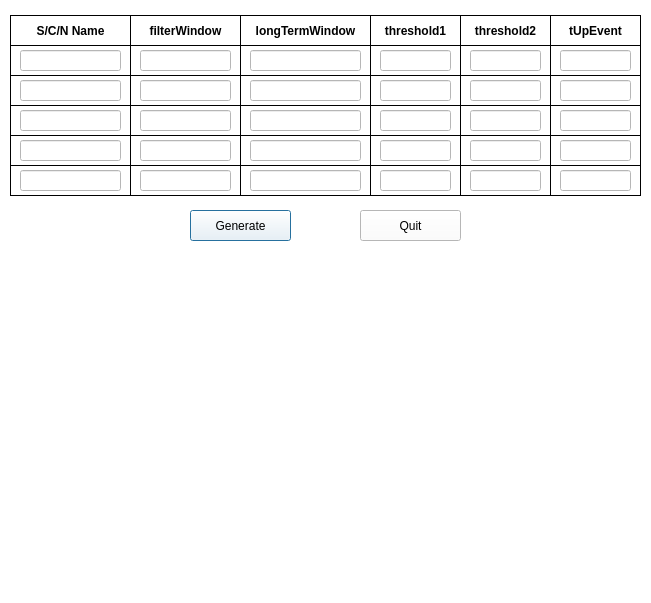
<?xml version="1.0" encoding="UTF-8"?>
<ui version="4.0">
 <class>FilterPicker</class>
 <widget class="QDialog" name="FilterPicker">
  <property name="geometry">
   <rect>
    <x>0</x>
    <y>0</y>
    <width>651</width>
    <height>603</height>
   </rect>
  </property>
  <property name="palette">
   <palette>
    <active>
     <colorrole role="WindowText">
      <brush brushstyle="SolidPattern">
       <color alpha="255">
        <red>0</red>
        <green>0</green>
        <blue>0</blue>
       </color>
      </brush>
     </colorrole>
     <colorrole role="Button">
      <brush brushstyle="SolidPattern">
       <color alpha="255">
        <red>255</red>
        <green>255</green>
        <blue>255</blue>
       </color>
      </brush>
     </colorrole>
     <colorrole role="Light">
      <brush brushstyle="SolidPattern">
       <color alpha="255">
        <red>255</red>
        <green>255</green>
        <blue>255</blue>
       </color>
      </brush>
     </colorrole>
     <colorrole role="Midlight">
      <brush brushstyle="SolidPattern">
       <color alpha="255">
        <red>255</red>
        <green>255</green>
        <blue>255</blue>
       </color>
      </brush>
     </colorrole>
     <colorrole role="Dark">
      <brush brushstyle="SolidPattern">
       <color alpha="255">
        <red>127</red>
        <green>127</green>
        <blue>127</blue>
       </color>
      </brush>
     </colorrole>
     <colorrole role="Mid">
      <brush brushstyle="SolidPattern">
       <color alpha="255">
        <red>170</red>
        <green>170</green>
        <blue>170</blue>
       </color>
      </brush>
     </colorrole>
     <colorrole role="Text">
      <brush brushstyle="SolidPattern">
       <color alpha="255">
        <red>0</red>
        <green>0</green>
        <blue>0</blue>
       </color>
      </brush>
     </colorrole>
     <colorrole role="BrightText">
      <brush brushstyle="SolidPattern">
       <color alpha="255">
        <red>255</red>
        <green>255</green>
        <blue>255</blue>
       </color>
      </brush>
     </colorrole>
     <colorrole role="ButtonText">
      <brush brushstyle="SolidPattern">
       <color alpha="255">
        <red>0</red>
        <green>0</green>
        <blue>0</blue>
       </color>
      </brush>
     </colorrole>
     <colorrole role="Base">
      <brush brushstyle="SolidPattern">
       <color alpha="255">
        <red>255</red>
        <green>255</green>
        <blue>255</blue>
       </color>
      </brush>
     </colorrole>
     <colorrole role="Window">
      <brush brushstyle="SolidPattern">
       <color alpha="255">
        <red>255</red>
        <green>255</green>
        <blue>255</blue>
       </color>
      </brush>
     </colorrole>
     <colorrole role="Shadow">
      <brush brushstyle="SolidPattern">
       <color alpha="255">
        <red>0</red>
        <green>0</green>
        <blue>0</blue>
       </color>
      </brush>
     </colorrole>
     <colorrole role="AlternateBase">
      <brush brushstyle="SolidPattern">
       <color alpha="255">
        <red>255</red>
        <green>255</green>
        <blue>255</blue>
       </color>
      </brush>
     </colorrole>
     <colorrole role="ToolTipBase">
      <brush brushstyle="SolidPattern">
       <color alpha="255">
        <red>255</red>
        <green>255</green>
        <blue>220</blue>
       </color>
      </brush>
     </colorrole>
     <colorrole role="ToolTipText">
      <brush brushstyle="SolidPattern">
       <color alpha="255">
        <red>0</red>
        <green>0</green>
        <blue>0</blue>
       </color>
      </brush>
     </colorrole>
    </active>
    <inactive>
     <colorrole role="WindowText">
      <brush brushstyle="SolidPattern">
       <color alpha="255">
        <red>0</red>
        <green>0</green>
        <blue>0</blue>
       </color>
      </brush>
     </colorrole>
     <colorrole role="Button">
      <brush brushstyle="SolidPattern">
       <color alpha="255">
        <red>255</red>
        <green>255</green>
        <blue>255</blue>
       </color>
      </brush>
     </colorrole>
     <colorrole role="Light">
      <brush brushstyle="SolidPattern">
       <color alpha="255">
        <red>255</red>
        <green>255</green>
        <blue>255</blue>
       </color>
      </brush>
     </colorrole>
     <colorrole role="Midlight">
      <brush brushstyle="SolidPattern">
       <color alpha="255">
        <red>255</red>
        <green>255</green>
        <blue>255</blue>
       </color>
      </brush>
     </colorrole>
     <colorrole role="Dark">
      <brush brushstyle="SolidPattern">
       <color alpha="255">
        <red>127</red>
        <green>127</green>
        <blue>127</blue>
       </color>
      </brush>
     </colorrole>
     <colorrole role="Mid">
      <brush brushstyle="SolidPattern">
       <color alpha="255">
        <red>170</red>
        <green>170</green>
        <blue>170</blue>
       </color>
      </brush>
     </colorrole>
     <colorrole role="Text">
      <brush brushstyle="SolidPattern">
       <color alpha="255">
        <red>0</red>
        <green>0</green>
        <blue>0</blue>
       </color>
      </brush>
     </colorrole>
     <colorrole role="BrightText">
      <brush brushstyle="SolidPattern">
       <color alpha="255">
        <red>255</red>
        <green>255</green>
        <blue>255</blue>
       </color>
      </brush>
     </colorrole>
     <colorrole role="ButtonText">
      <brush brushstyle="SolidPattern">
       <color alpha="255">
        <red>0</red>
        <green>0</green>
        <blue>0</blue>
       </color>
      </brush>
     </colorrole>
     <colorrole role="Base">
      <brush brushstyle="SolidPattern">
       <color alpha="255">
        <red>255</red>
        <green>255</green>
        <blue>255</blue>
       </color>
      </brush>
     </colorrole>
     <colorrole role="Window">
      <brush brushstyle="SolidPattern">
       <color alpha="255">
        <red>255</red>
        <green>255</green>
        <blue>255</blue>
       </color>
      </brush>
     </colorrole>
     <colorrole role="Shadow">
      <brush brushstyle="SolidPattern">
       <color alpha="255">
        <red>0</red>
        <green>0</green>
        <blue>0</blue>
       </color>
      </brush>
     </colorrole>
     <colorrole role="AlternateBase">
      <brush brushstyle="SolidPattern">
       <color alpha="255">
        <red>255</red>
        <green>255</green>
        <blue>255</blue>
       </color>
      </brush>
     </colorrole>
     <colorrole role="ToolTipBase">
      <brush brushstyle="SolidPattern">
       <color alpha="255">
        <red>255</red>
        <green>255</green>
        <blue>220</blue>
       </color>
      </brush>
     </colorrole>
     <colorrole role="ToolTipText">
      <brush brushstyle="SolidPattern">
       <color alpha="255">
        <red>0</red>
        <green>0</green>
        <blue>0</blue>
       </color>
      </brush>
     </colorrole>
    </inactive>
    <disabled>
     <colorrole role="WindowText">
      <brush brushstyle="SolidPattern">
       <color alpha="255">
        <red>0</red>
        <green>0</green>
        <blue>0</blue>
       </color>
      </brush>
     </colorrole>
     <colorrole role="Button">
      <brush brushstyle="SolidPattern">
       <color alpha="255">
        <red>255</red>
        <green>255</green>
        <blue>255</blue>
       </color>
      </brush>
     </colorrole>
     <colorrole role="Light">
      <brush brushstyle="SolidPattern">
       <color alpha="255">
        <red>255</red>
        <green>255</green>
        <blue>255</blue>
       </color>
      </brush>
     </colorrole>
     <colorrole role="Midlight">
      <brush brushstyle="SolidPattern">
       <color alpha="255">
        <red>255</red>
        <green>255</green>
        <blue>255</blue>
       </color>
      </brush>
     </colorrole>
     <colorrole role="Dark">
      <brush brushstyle="SolidPattern">
       <color alpha="255">
        <red>127</red>
        <green>127</green>
        <blue>127</blue>
       </color>
      </brush>
     </colorrole>
     <colorrole role="Mid">
      <brush brushstyle="SolidPattern">
       <color alpha="255">
        <red>170</red>
        <green>170</green>
        <blue>170</blue>
       </color>
      </brush>
     </colorrole>
     <colorrole role="Text">
      <brush brushstyle="SolidPattern">
       <color alpha="255">
        <red>0</red>
        <green>0</green>
        <blue>0</blue>
       </color>
      </brush>
     </colorrole>
     <colorrole role="BrightText">
      <brush brushstyle="SolidPattern">
       <color alpha="255">
        <red>255</red>
        <green>255</green>
        <blue>255</blue>
       </color>
      </brush>
     </colorrole>
     <colorrole role="ButtonText">
      <brush brushstyle="SolidPattern">
       <color alpha="255">
        <red>0</red>
        <green>0</green>
        <blue>0</blue>
       </color>
      </brush>
     </colorrole>
     <colorrole role="Base">
      <brush brushstyle="SolidPattern">
       <color alpha="255">
        <red>255</red>
        <green>255</green>
        <blue>255</blue>
       </color>
      </brush>
     </colorrole>
     <colorrole role="Window">
      <brush brushstyle="SolidPattern">
       <color alpha="255">
        <red>255</red>
        <green>255</green>
        <blue>255</blue>
       </color>
      </brush>
     </colorrole>
     <colorrole role="Shadow">
      <brush brushstyle="SolidPattern">
       <color alpha="255">
        <red>0</red>
        <green>0</green>
        <blue>0</blue>
       </color>
      </brush>
     </colorrole>
     <colorrole role="AlternateBase">
      <brush brushstyle="SolidPattern">
       <color alpha="255">
        <red>255</red>
        <green>255</green>
        <blue>255</blue>
       </color>
      </brush>
     </colorrole>
     <colorrole role="ToolTipBase">
      <brush brushstyle="SolidPattern">
       <color alpha="255">
        <red>255</red>
        <green>255</green>
        <blue>220</blue>
       </color>
      </brush>
     </colorrole>
     <colorrole role="ToolTipText">
      <brush brushstyle="SolidPattern">
       <color alpha="255">
        <red>0</red>
        <green>0</green>
        <blue>0</blue>
       </color>
      </brush>
     </colorrole>
    </disabled>
   </palette>
  </property>
  <property name="windowTitle">
   <string>Config FilterPicker</string>
  </property>
  <widget class="QLabel" name="LB11">
   <property name="enabled">
    <bool>false</bool>
   </property>
   <property name="geometry">
    <rect>
     <x>10</x>
     <y>45</y>
     <width>121</width>
     <height>31</height>
    </rect>
   </property>
   <property name="frameShape">
    <enum>QFrame::Box</enum>
   </property>
   <property name="frameShadow">
    <enum>QFrame::Plain</enum>
   </property>
   <property name="text">
    <string/>
   </property>
   <property name="alignment">
    <set>Qt::AlignCenter</set>
   </property>
  </widget>
  <widget class="QLabel" name="snLB">
   <property name="enabled">
    <bool>true</bool>
   </property>
   <property name="geometry">
    <rect>
     <x>10</x>
     <y>15</y>
     <width>121</width>
     <height>31</height>
    </rect>
   </property>
   <property name="font">
    <font>
     <weight>75</weight>
     <bold>true</bold>
    </font>
   </property>
   <property name="frameShape">
    <enum>QFrame::Box</enum>
   </property>
   <property name="frameShadow">
    <enum>QFrame::Plain</enum>
   </property>
   <property name="text">
    <string>S/C/N Name</string>
   </property>
   <property name="alignment">
    <set>Qt::AlignCenter</set>
   </property>
  </widget>
  <widget class="QLabel" name="LatLB">
   <property name="enabled">
    <bool>true</bool>
   </property>
   <property name="geometry">
    <rect>
     <x>240</x>
     <y>15</y>
     <width>131</width>
     <height>31</height>
    </rect>
   </property>
   <property name="font">
    <font>
     <weight>75</weight>
     <bold>true</bold>
    </font>
   </property>
   <property name="styleSheet">
    <string notr="true"/>
   </property>
   <property name="frameShape">
    <enum>QFrame::Box</enum>
   </property>
   <property name="frameShadow">
    <enum>QFrame::Plain</enum>
   </property>
   <property name="text">
    <string>longTermWindow</string>
   </property>
   <property name="alignment">
    <set>Qt::AlignCenter</set>
   </property>
  </widget>
  <widget class="QPushButton" name="genButton">
   <property name="geometry">
    <rect>
     <x>190</x>
     <y>210</y>
     <width>101</width>
     <height>31</height>
    </rect>
   </property>
   <property name="text">
    <string>Generate</string>
   </property>
  </widget>
  <widget class="QPushButton" name="quitButton">
   <property name="geometry">
    <rect>
     <x>360</x>
     <y>210</y>
     <width>101</width>
     <height>31</height>
    </rect>
   </property>
   <property name="text">
    <string>Quit</string>
   </property>
  </widget>
  <widget class="QLabel" name="th1LB">
   <property name="enabled">
    <bool>true</bool>
   </property>
   <property name="geometry">
    <rect>
     <x>370</x>
     <y>15</y>
     <width>91</width>
     <height>31</height>
    </rect>
   </property>
   <property name="font">
    <font>
     <weight>75</weight>
     <bold>true</bold>
    </font>
   </property>
   <property name="styleSheet">
    <string notr="true"/>
   </property>
   <property name="frameShape">
    <enum>QFrame::Box</enum>
   </property>
   <property name="frameShadow">
    <enum>QFrame::Plain</enum>
   </property>
   <property name="text">
    <string>threshold1</string>
   </property>
   <property name="alignment">
    <set>Qt::AlignCenter</set>
   </property>
  </widget>
  <widget class="QLineEdit" name="sta1LE">
   <property name="enabled">
    <bool>false</bool>
   </property>
   <property name="geometry">
    <rect>
     <x>20</x>
     <y>50</y>
     <width>101</width>
     <height>21</height>
    </rect>
   </property>
   <property name="text">
    <string/>
   </property>
   <property name="alignment">
    <set>Qt::AlignCenter</set>
   </property>
   <property name="readOnly">
    <bool>true</bool>
   </property>
  </widget>
  <widget class="QLabel" name="th2LB">
   <property name="enabled">
    <bool>true</bool>
   </property>
   <property name="geometry">
    <rect>
     <x>460</x>
     <y>15</y>
     <width>91</width>
     <height>31</height>
    </rect>
   </property>
   <property name="font">
    <font>
     <weight>75</weight>
     <bold>true</bold>
    </font>
   </property>
   <property name="styleSheet">
    <string notr="true"/>
   </property>
   <property name="frameShape">
    <enum>QFrame::Box</enum>
   </property>
   <property name="frameShadow">
    <enum>QFrame::Plain</enum>
   </property>
   <property name="text">
    <string>threshold2</string>
   </property>
   <property name="alignment">
    <set>Qt::AlignCenter</set>
   </property>
  </widget>
  <widget class="QLabel" name="LB13">
   <property name="enabled">
    <bool>false</bool>
   </property>
   <property name="geometry">
    <rect>
     <x>240</x>
     <y>45</y>
     <width>131</width>
     <height>31</height>
    </rect>
   </property>
   <property name="frameShape">
    <enum>QFrame::Box</enum>
   </property>
   <property name="frameShadow">
    <enum>QFrame::Plain</enum>
   </property>
   <property name="text">
    <string/>
   </property>
   <property name="alignment">
    <set>Qt::AlignCenter</set>
   </property>
  </widget>
  <widget class="QLineEdit" name="lw1LE">
   <property name="enabled">
    <bool>true</bool>
   </property>
   <property name="geometry">
    <rect>
     <x>250</x>
     <y>50</y>
     <width>111</width>
     <height>21</height>
    </rect>
   </property>
   <property name="text">
    <string/>
   </property>
   <property name="alignment">
    <set>Qt::AlignCenter</set>
   </property>
  </widget>
  <widget class="QLabel" name="LB14">
   <property name="enabled">
    <bool>false</bool>
   </property>
   <property name="geometry">
    <rect>
     <x>370</x>
     <y>45</y>
     <width>91</width>
     <height>31</height>
    </rect>
   </property>
   <property name="frameShape">
    <enum>QFrame::Box</enum>
   </property>
   <property name="frameShadow">
    <enum>QFrame::Plain</enum>
   </property>
   <property name="text">
    <string/>
   </property>
   <property name="alignment">
    <set>Qt::AlignCenter</set>
   </property>
  </widget>
  <widget class="QLineEdit" name="th11LE">
   <property name="enabled">
    <bool>true</bool>
   </property>
   <property name="geometry">
    <rect>
     <x>380</x>
     <y>50</y>
     <width>71</width>
     <height>21</height>
    </rect>
   </property>
   <property name="text">
    <string/>
   </property>
   <property name="alignment">
    <set>Qt::AlignCenter</set>
   </property>
  </widget>
  <widget class="QLabel" name="LB15">
   <property name="enabled">
    <bool>false</bool>
   </property>
   <property name="geometry">
    <rect>
     <x>460</x>
     <y>45</y>
     <width>91</width>
     <height>31</height>
    </rect>
   </property>
   <property name="frameShape">
    <enum>QFrame::Box</enum>
   </property>
   <property name="frameShadow">
    <enum>QFrame::Plain</enum>
   </property>
   <property name="text">
    <string/>
   </property>
   <property name="alignment">
    <set>Qt::AlignCenter</set>
   </property>
  </widget>
  <widget class="QLineEdit" name="th21LE">
   <property name="enabled">
    <bool>true</bool>
   </property>
   <property name="geometry">
    <rect>
     <x>470</x>
     <y>50</y>
     <width>71</width>
     <height>21</height>
    </rect>
   </property>
   <property name="text">
    <string/>
   </property>
   <property name="alignment">
    <set>Qt::AlignCenter</set>
   </property>
  </widget>
  <widget class="QLabel" name="fwLB">
   <property name="enabled">
    <bool>true</bool>
   </property>
   <property name="geometry">
    <rect>
     <x>130</x>
     <y>15</y>
     <width>111</width>
     <height>31</height>
    </rect>
   </property>
   <property name="font">
    <font>
     <weight>75</weight>
     <bold>true</bold>
    </font>
   </property>
   <property name="styleSheet">
    <string notr="true"/>
   </property>
   <property name="frameShape">
    <enum>QFrame::Box</enum>
   </property>
   <property name="frameShadow">
    <enum>QFrame::Plain</enum>
   </property>
   <property name="text">
    <string>filterWindow</string>
   </property>
   <property name="alignment">
    <set>Qt::AlignCenter</set>
   </property>
  </widget>
  <widget class="QLineEdit" name="fw1LE">
   <property name="enabled">
    <bool>true</bool>
   </property>
   <property name="geometry">
    <rect>
     <x>140</x>
     <y>50</y>
     <width>91</width>
     <height>21</height>
    </rect>
   </property>
   <property name="text">
    <string/>
   </property>
   <property name="alignment">
    <set>Qt::AlignCenter</set>
   </property>
  </widget>
  <widget class="QLabel" name="LB12">
   <property name="enabled">
    <bool>false</bool>
   </property>
   <property name="geometry">
    <rect>
     <x>130</x>
     <y>45</y>
     <width>111</width>
     <height>31</height>
    </rect>
   </property>
   <property name="frameShape">
    <enum>QFrame::Box</enum>
   </property>
   <property name="frameShadow">
    <enum>QFrame::Plain</enum>
   </property>
   <property name="text">
    <string/>
   </property>
   <property name="alignment">
    <set>Qt::AlignCenter</set>
   </property>
  </widget>
  <widget class="QLabel" name="LB25">
   <property name="enabled">
    <bool>false</bool>
   </property>
   <property name="geometry">
    <rect>
     <x>460</x>
     <y>75</y>
     <width>91</width>
     <height>31</height>
    </rect>
   </property>
   <property name="frameShape">
    <enum>QFrame::Box</enum>
   </property>
   <property name="frameShadow">
    <enum>QFrame::Plain</enum>
   </property>
   <property name="text">
    <string/>
   </property>
   <property name="alignment">
    <set>Qt::AlignCenter</set>
   </property>
  </widget>
  <widget class="QLabel" name="LB24">
   <property name="enabled">
    <bool>false</bool>
   </property>
   <property name="geometry">
    <rect>
     <x>370</x>
     <y>75</y>
     <width>91</width>
     <height>31</height>
    </rect>
   </property>
   <property name="frameShape">
    <enum>QFrame::Box</enum>
   </property>
   <property name="frameShadow">
    <enum>QFrame::Plain</enum>
   </property>
   <property name="text">
    <string/>
   </property>
   <property name="alignment">
    <set>Qt::AlignCenter</set>
   </property>
  </widget>
  <widget class="QLineEdit" name="th12LE">
   <property name="enabled">
    <bool>true</bool>
   </property>
   <property name="geometry">
    <rect>
     <x>380</x>
     <y>80</y>
     <width>71</width>
     <height>21</height>
    </rect>
   </property>
   <property name="text">
    <string/>
   </property>
   <property name="alignment">
    <set>Qt::AlignCenter</set>
   </property>
  </widget>
  <widget class="QLineEdit" name="fw2LE">
   <property name="enabled">
    <bool>true</bool>
   </property>
   <property name="geometry">
    <rect>
     <x>140</x>
     <y>80</y>
     <width>91</width>
     <height>21</height>
    </rect>
   </property>
   <property name="text">
    <string/>
   </property>
   <property name="alignment">
    <set>Qt::AlignCenter</set>
   </property>
  </widget>
  <widget class="QLineEdit" name="th22LE">
   <property name="enabled">
    <bool>true</bool>
   </property>
   <property name="geometry">
    <rect>
     <x>470</x>
     <y>80</y>
     <width>71</width>
     <height>21</height>
    </rect>
   </property>
   <property name="text">
    <string/>
   </property>
   <property name="alignment">
    <set>Qt::AlignCenter</set>
   </property>
  </widget>
  <widget class="QLabel" name="LB23">
   <property name="enabled">
    <bool>false</bool>
   </property>
   <property name="geometry">
    <rect>
     <x>240</x>
     <y>75</y>
     <width>131</width>
     <height>31</height>
    </rect>
   </property>
   <property name="frameShape">
    <enum>QFrame::Box</enum>
   </property>
   <property name="frameShadow">
    <enum>QFrame::Plain</enum>
   </property>
   <property name="text">
    <string/>
   </property>
   <property name="alignment">
    <set>Qt::AlignCenter</set>
   </property>
  </widget>
  <widget class="QLabel" name="LB22">
   <property name="enabled">
    <bool>false</bool>
   </property>
   <property name="geometry">
    <rect>
     <x>130</x>
     <y>75</y>
     <width>111</width>
     <height>31</height>
    </rect>
   </property>
   <property name="frameShape">
    <enum>QFrame::Box</enum>
   </property>
   <property name="frameShadow">
    <enum>QFrame::Plain</enum>
   </property>
   <property name="text">
    <string/>
   </property>
   <property name="alignment">
    <set>Qt::AlignCenter</set>
   </property>
  </widget>
  <widget class="QLabel" name="LB21">
   <property name="enabled">
    <bool>false</bool>
   </property>
   <property name="geometry">
    <rect>
     <x>10</x>
     <y>75</y>
     <width>121</width>
     <height>31</height>
    </rect>
   </property>
   <property name="frameShape">
    <enum>QFrame::Box</enum>
   </property>
   <property name="frameShadow">
    <enum>QFrame::Plain</enum>
   </property>
   <property name="text">
    <string/>
   </property>
   <property name="alignment">
    <set>Qt::AlignCenter</set>
   </property>
  </widget>
  <widget class="QLineEdit" name="sta2LE">
   <property name="enabled">
    <bool>false</bool>
   </property>
   <property name="geometry">
    <rect>
     <x>20</x>
     <y>80</y>
     <width>101</width>
     <height>21</height>
    </rect>
   </property>
   <property name="text">
    <string/>
   </property>
   <property name="alignment">
    <set>Qt::AlignCenter</set>
   </property>
   <property name="readOnly">
    <bool>true</bool>
   </property>
  </widget>
  <widget class="QLineEdit" name="lw2LE">
   <property name="enabled">
    <bool>true</bool>
   </property>
   <property name="geometry">
    <rect>
     <x>250</x>
     <y>80</y>
     <width>111</width>
     <height>21</height>
    </rect>
   </property>
   <property name="text">
    <string/>
   </property>
   <property name="alignment">
    <set>Qt::AlignCenter</set>
   </property>
  </widget>
  <widget class="QLabel" name="LB35">
   <property name="enabled">
    <bool>false</bool>
   </property>
   <property name="geometry">
    <rect>
     <x>460</x>
     <y>105</y>
     <width>91</width>
     <height>31</height>
    </rect>
   </property>
   <property name="frameShape">
    <enum>QFrame::Box</enum>
   </property>
   <property name="frameShadow">
    <enum>QFrame::Plain</enum>
   </property>
   <property name="text">
    <string/>
   </property>
   <property name="alignment">
    <set>Qt::AlignCenter</set>
   </property>
  </widget>
  <widget class="QLabel" name="LB34">
   <property name="enabled">
    <bool>false</bool>
   </property>
   <property name="geometry">
    <rect>
     <x>370</x>
     <y>105</y>
     <width>91</width>
     <height>31</height>
    </rect>
   </property>
   <property name="frameShape">
    <enum>QFrame::Box</enum>
   </property>
   <property name="frameShadow">
    <enum>QFrame::Plain</enum>
   </property>
   <property name="text">
    <string/>
   </property>
   <property name="alignment">
    <set>Qt::AlignCenter</set>
   </property>
  </widget>
  <widget class="QLineEdit" name="th13LE">
   <property name="enabled">
    <bool>true</bool>
   </property>
   <property name="geometry">
    <rect>
     <x>380</x>
     <y>110</y>
     <width>71</width>
     <height>21</height>
    </rect>
   </property>
   <property name="text">
    <string/>
   </property>
   <property name="alignment">
    <set>Qt::AlignCenter</set>
   </property>
  </widget>
  <widget class="QLineEdit" name="fw3LE">
   <property name="enabled">
    <bool>true</bool>
   </property>
   <property name="geometry">
    <rect>
     <x>140</x>
     <y>110</y>
     <width>91</width>
     <height>21</height>
    </rect>
   </property>
   <property name="text">
    <string/>
   </property>
   <property name="alignment">
    <set>Qt::AlignCenter</set>
   </property>
  </widget>
  <widget class="QLineEdit" name="th23LE">
   <property name="enabled">
    <bool>true</bool>
   </property>
   <property name="geometry">
    <rect>
     <x>470</x>
     <y>110</y>
     <width>71</width>
     <height>21</height>
    </rect>
   </property>
   <property name="text">
    <string/>
   </property>
   <property name="alignment">
    <set>Qt::AlignCenter</set>
   </property>
  </widget>
  <widget class="QLabel" name="LB33">
   <property name="enabled">
    <bool>false</bool>
   </property>
   <property name="geometry">
    <rect>
     <x>240</x>
     <y>105</y>
     <width>131</width>
     <height>31</height>
    </rect>
   </property>
   <property name="frameShape">
    <enum>QFrame::Box</enum>
   </property>
   <property name="frameShadow">
    <enum>QFrame::Plain</enum>
   </property>
   <property name="text">
    <string/>
   </property>
   <property name="alignment">
    <set>Qt::AlignCenter</set>
   </property>
  </widget>
  <widget class="QLabel" name="LB32">
   <property name="enabled">
    <bool>false</bool>
   </property>
   <property name="geometry">
    <rect>
     <x>130</x>
     <y>105</y>
     <width>111</width>
     <height>31</height>
    </rect>
   </property>
   <property name="frameShape">
    <enum>QFrame::Box</enum>
   </property>
   <property name="frameShadow">
    <enum>QFrame::Plain</enum>
   </property>
   <property name="text">
    <string/>
   </property>
   <property name="alignment">
    <set>Qt::AlignCenter</set>
   </property>
  </widget>
  <widget class="QLabel" name="LB31">
   <property name="enabled">
    <bool>false</bool>
   </property>
   <property name="geometry">
    <rect>
     <x>10</x>
     <y>105</y>
     <width>121</width>
     <height>31</height>
    </rect>
   </property>
   <property name="frameShape">
    <enum>QFrame::Box</enum>
   </property>
   <property name="frameShadow">
    <enum>QFrame::Plain</enum>
   </property>
   <property name="text">
    <string/>
   </property>
   <property name="alignment">
    <set>Qt::AlignCenter</set>
   </property>
  </widget>
  <widget class="QLineEdit" name="sta3LE">
   <property name="enabled">
    <bool>false</bool>
   </property>
   <property name="geometry">
    <rect>
     <x>20</x>
     <y>110</y>
     <width>101</width>
     <height>21</height>
    </rect>
   </property>
   <property name="text">
    <string/>
   </property>
   <property name="alignment">
    <set>Qt::AlignCenter</set>
   </property>
   <property name="readOnly">
    <bool>true</bool>
   </property>
  </widget>
  <widget class="QLineEdit" name="lw3LE">
   <property name="enabled">
    <bool>true</bool>
   </property>
   <property name="geometry">
    <rect>
     <x>250</x>
     <y>110</y>
     <width>111</width>
     <height>21</height>
    </rect>
   </property>
   <property name="text">
    <string/>
   </property>
   <property name="alignment">
    <set>Qt::AlignCenter</set>
   </property>
  </widget>
  <widget class="QLabel" name="LB45">
   <property name="enabled">
    <bool>false</bool>
   </property>
   <property name="geometry">
    <rect>
     <x>460</x>
     <y>135</y>
     <width>91</width>
     <height>31</height>
    </rect>
   </property>
   <property name="frameShape">
    <enum>QFrame::Box</enum>
   </property>
   <property name="frameShadow">
    <enum>QFrame::Plain</enum>
   </property>
   <property name="text">
    <string/>
   </property>
   <property name="alignment">
    <set>Qt::AlignCenter</set>
   </property>
  </widget>
  <widget class="QLabel" name="LB44">
   <property name="enabled">
    <bool>false</bool>
   </property>
   <property name="geometry">
    <rect>
     <x>370</x>
     <y>135</y>
     <width>91</width>
     <height>31</height>
    </rect>
   </property>
   <property name="frameShape">
    <enum>QFrame::Box</enum>
   </property>
   <property name="frameShadow">
    <enum>QFrame::Plain</enum>
   </property>
   <property name="text">
    <string/>
   </property>
   <property name="alignment">
    <set>Qt::AlignCenter</set>
   </property>
  </widget>
  <widget class="QLineEdit" name="th14LE">
   <property name="enabled">
    <bool>true</bool>
   </property>
   <property name="geometry">
    <rect>
     <x>380</x>
     <y>140</y>
     <width>71</width>
     <height>21</height>
    </rect>
   </property>
   <property name="text">
    <string/>
   </property>
   <property name="alignment">
    <set>Qt::AlignCenter</set>
   </property>
  </widget>
  <widget class="QLineEdit" name="fw4LE">
   <property name="enabled">
    <bool>true</bool>
   </property>
   <property name="geometry">
    <rect>
     <x>140</x>
     <y>140</y>
     <width>91</width>
     <height>21</height>
    </rect>
   </property>
   <property name="text">
    <string/>
   </property>
   <property name="alignment">
    <set>Qt::AlignCenter</set>
   </property>
  </widget>
  <widget class="QLineEdit" name="th24LE">
   <property name="enabled">
    <bool>true</bool>
   </property>
   <property name="geometry">
    <rect>
     <x>470</x>
     <y>140</y>
     <width>71</width>
     <height>21</height>
    </rect>
   </property>
   <property name="text">
    <string/>
   </property>
   <property name="alignment">
    <set>Qt::AlignCenter</set>
   </property>
  </widget>
  <widget class="QLabel" name="LB43">
   <property name="enabled">
    <bool>false</bool>
   </property>
   <property name="geometry">
    <rect>
     <x>240</x>
     <y>135</y>
     <width>131</width>
     <height>31</height>
    </rect>
   </property>
   <property name="frameShape">
    <enum>QFrame::Box</enum>
   </property>
   <property name="frameShadow">
    <enum>QFrame::Plain</enum>
   </property>
   <property name="text">
    <string/>
   </property>
   <property name="alignment">
    <set>Qt::AlignCenter</set>
   </property>
  </widget>
  <widget class="QLabel" name="LB42">
   <property name="enabled">
    <bool>false</bool>
   </property>
   <property name="geometry">
    <rect>
     <x>130</x>
     <y>135</y>
     <width>111</width>
     <height>31</height>
    </rect>
   </property>
   <property name="frameShape">
    <enum>QFrame::Box</enum>
   </property>
   <property name="frameShadow">
    <enum>QFrame::Plain</enum>
   </property>
   <property name="text">
    <string/>
   </property>
   <property name="alignment">
    <set>Qt::AlignCenter</set>
   </property>
  </widget>
  <widget class="QLabel" name="LB41">
   <property name="enabled">
    <bool>false</bool>
   </property>
   <property name="geometry">
    <rect>
     <x>10</x>
     <y>135</y>
     <width>121</width>
     <height>31</height>
    </rect>
   </property>
   <property name="frameShape">
    <enum>QFrame::Box</enum>
   </property>
   <property name="frameShadow">
    <enum>QFrame::Plain</enum>
   </property>
   <property name="text">
    <string/>
   </property>
   <property name="alignment">
    <set>Qt::AlignCenter</set>
   </property>
  </widget>
  <widget class="QLineEdit" name="sta4LE">
   <property name="enabled">
    <bool>false</bool>
   </property>
   <property name="geometry">
    <rect>
     <x>20</x>
     <y>140</y>
     <width>101</width>
     <height>21</height>
    </rect>
   </property>
   <property name="text">
    <string/>
   </property>
   <property name="alignment">
    <set>Qt::AlignCenter</set>
   </property>
   <property name="readOnly">
    <bool>true</bool>
   </property>
  </widget>
  <widget class="QLineEdit" name="lw4LE">
   <property name="enabled">
    <bool>true</bool>
   </property>
   <property name="geometry">
    <rect>
     <x>250</x>
     <y>140</y>
     <width>111</width>
     <height>21</height>
    </rect>
   </property>
   <property name="text">
    <string/>
   </property>
   <property name="alignment">
    <set>Qt::AlignCenter</set>
   </property>
  </widget>
  <widget class="QLabel" name="LB55">
   <property name="enabled">
    <bool>false</bool>
   </property>
   <property name="geometry">
    <rect>
     <x>460</x>
     <y>165</y>
     <width>91</width>
     <height>31</height>
    </rect>
   </property>
   <property name="frameShape">
    <enum>QFrame::Box</enum>
   </property>
   <property name="frameShadow">
    <enum>QFrame::Plain</enum>
   </property>
   <property name="text">
    <string/>
   </property>
   <property name="alignment">
    <set>Qt::AlignCenter</set>
   </property>
  </widget>
  <widget class="QLabel" name="LB54">
   <property name="enabled">
    <bool>false</bool>
   </property>
   <property name="geometry">
    <rect>
     <x>370</x>
     <y>165</y>
     <width>91</width>
     <height>31</height>
    </rect>
   </property>
   <property name="frameShape">
    <enum>QFrame::Box</enum>
   </property>
   <property name="frameShadow">
    <enum>QFrame::Plain</enum>
   </property>
   <property name="text">
    <string/>
   </property>
   <property name="alignment">
    <set>Qt::AlignCenter</set>
   </property>
  </widget>
  <widget class="QLineEdit" name="th15LE">
   <property name="enabled">
    <bool>true</bool>
   </property>
   <property name="geometry">
    <rect>
     <x>380</x>
     <y>170</y>
     <width>71</width>
     <height>21</height>
    </rect>
   </property>
   <property name="text">
    <string/>
   </property>
   <property name="alignment">
    <set>Qt::AlignCenter</set>
   </property>
  </widget>
  <widget class="QLineEdit" name="fw5LE">
   <property name="enabled">
    <bool>true</bool>
   </property>
   <property name="geometry">
    <rect>
     <x>140</x>
     <y>170</y>
     <width>91</width>
     <height>21</height>
    </rect>
   </property>
   <property name="text">
    <string/>
   </property>
   <property name="alignment">
    <set>Qt::AlignCenter</set>
   </property>
  </widget>
  <widget class="QLineEdit" name="th25LE">
   <property name="enabled">
    <bool>true</bool>
   </property>
   <property name="geometry">
    <rect>
     <x>470</x>
     <y>170</y>
     <width>71</width>
     <height>21</height>
    </rect>
   </property>
   <property name="text">
    <string/>
   </property>
   <property name="alignment">
    <set>Qt::AlignCenter</set>
   </property>
  </widget>
  <widget class="QLabel" name="LB53">
   <property name="enabled">
    <bool>false</bool>
   </property>
   <property name="geometry">
    <rect>
     <x>240</x>
     <y>165</y>
     <width>131</width>
     <height>31</height>
    </rect>
   </property>
   <property name="frameShape">
    <enum>QFrame::Box</enum>
   </property>
   <property name="frameShadow">
    <enum>QFrame::Plain</enum>
   </property>
   <property name="text">
    <string/>
   </property>
   <property name="alignment">
    <set>Qt::AlignCenter</set>
   </property>
  </widget>
  <widget class="QLabel" name="LB52">
   <property name="enabled">
    <bool>false</bool>
   </property>
   <property name="geometry">
    <rect>
     <x>130</x>
     <y>165</y>
     <width>111</width>
     <height>31</height>
    </rect>
   </property>
   <property name="frameShape">
    <enum>QFrame::Box</enum>
   </property>
   <property name="frameShadow">
    <enum>QFrame::Plain</enum>
   </property>
   <property name="text">
    <string/>
   </property>
   <property name="alignment">
    <set>Qt::AlignCenter</set>
   </property>
  </widget>
  <widget class="QLabel" name="LB51">
   <property name="enabled">
    <bool>false</bool>
   </property>
   <property name="geometry">
    <rect>
     <x>10</x>
     <y>165</y>
     <width>121</width>
     <height>31</height>
    </rect>
   </property>
   <property name="frameShape">
    <enum>QFrame::Box</enum>
   </property>
   <property name="frameShadow">
    <enum>QFrame::Plain</enum>
   </property>
   <property name="text">
    <string/>
   </property>
   <property name="alignment">
    <set>Qt::AlignCenter</set>
   </property>
  </widget>
  <widget class="QLineEdit" name="sta5LE">
   <property name="enabled">
    <bool>false</bool>
   </property>
   <property name="geometry">
    <rect>
     <x>20</x>
     <y>170</y>
     <width>101</width>
     <height>21</height>
    </rect>
   </property>
   <property name="text">
    <string/>
   </property>
   <property name="alignment">
    <set>Qt::AlignCenter</set>
   </property>
   <property name="readOnly">
    <bool>true</bool>
   </property>
  </widget>
  <widget class="QLineEdit" name="lw5LE">
   <property name="enabled">
    <bool>true</bool>
   </property>
   <property name="geometry">
    <rect>
     <x>250</x>
     <y>170</y>
     <width>111</width>
     <height>21</height>
    </rect>
   </property>
   <property name="text">
    <string/>
   </property>
   <property name="alignment">
    <set>Qt::AlignCenter</set>
   </property>
  </widget>
  <widget class="QLabel" name="th2LB_2">
   <property name="enabled">
    <bool>true</bool>
   </property>
   <property name="geometry">
    <rect>
     <x>550</x>
     <y>15</y>
     <width>91</width>
     <height>31</height>
    </rect>
   </property>
   <property name="font">
    <font>
     <weight>75</weight>
     <bold>true</bold>
    </font>
   </property>
   <property name="styleSheet">
    <string notr="true"/>
   </property>
   <property name="frameShape">
    <enum>QFrame::Box</enum>
   </property>
   <property name="frameShadow">
    <enum>QFrame::Plain</enum>
   </property>
   <property name="text">
    <string>tUpEvent</string>
   </property>
   <property name="alignment">
    <set>Qt::AlignCenter</set>
   </property>
  </widget>
  <widget class="QLabel" name="LB16">
   <property name="enabled">
    <bool>false</bool>
   </property>
   <property name="geometry">
    <rect>
     <x>550</x>
     <y>45</y>
     <width>91</width>
     <height>31</height>
    </rect>
   </property>
   <property name="frameShape">
    <enum>QFrame::Box</enum>
   </property>
   <property name="frameShadow">
    <enum>QFrame::Plain</enum>
   </property>
   <property name="text">
    <string/>
   </property>
   <property name="alignment">
    <set>Qt::AlignCenter</set>
   </property>
  </widget>
  <widget class="QLabel" name="LB26">
   <property name="enabled">
    <bool>false</bool>
   </property>
   <property name="geometry">
    <rect>
     <x>550</x>
     <y>75</y>
     <width>91</width>
     <height>31</height>
    </rect>
   </property>
   <property name="frameShape">
    <enum>QFrame::Box</enum>
   </property>
   <property name="frameShadow">
    <enum>QFrame::Plain</enum>
   </property>
   <property name="text">
    <string/>
   </property>
   <property name="alignment">
    <set>Qt::AlignCenter</set>
   </property>
  </widget>
  <widget class="QLabel" name="LB36">
   <property name="enabled">
    <bool>false</bool>
   </property>
   <property name="geometry">
    <rect>
     <x>550</x>
     <y>105</y>
     <width>91</width>
     <height>31</height>
    </rect>
   </property>
   <property name="frameShape">
    <enum>QFrame::Box</enum>
   </property>
   <property name="frameShadow">
    <enum>QFrame::Plain</enum>
   </property>
   <property name="text">
    <string/>
   </property>
   <property name="alignment">
    <set>Qt::AlignCenter</set>
   </property>
  </widget>
  <widget class="QLabel" name="LB46">
   <property name="enabled">
    <bool>false</bool>
   </property>
   <property name="geometry">
    <rect>
     <x>550</x>
     <y>135</y>
     <width>91</width>
     <height>31</height>
    </rect>
   </property>
   <property name="frameShape">
    <enum>QFrame::Box</enum>
   </property>
   <property name="frameShadow">
    <enum>QFrame::Plain</enum>
   </property>
   <property name="text">
    <string/>
   </property>
   <property name="alignment">
    <set>Qt::AlignCenter</set>
   </property>
  </widget>
  <widget class="QLabel" name="LB56">
   <property name="enabled">
    <bool>false</bool>
   </property>
   <property name="geometry">
    <rect>
     <x>550</x>
     <y>165</y>
     <width>91</width>
     <height>31</height>
    </rect>
   </property>
   <property name="frameShape">
    <enum>QFrame::Box</enum>
   </property>
   <property name="frameShadow">
    <enum>QFrame::Plain</enum>
   </property>
   <property name="text">
    <string/>
   </property>
   <property name="alignment">
    <set>Qt::AlignCenter</set>
   </property>
  </widget>
  <widget class="QLineEdit" name="te1LE">
   <property name="enabled">
    <bool>true</bool>
   </property>
   <property name="geometry">
    <rect>
     <x>560</x>
     <y>50</y>
     <width>71</width>
     <height>21</height>
    </rect>
   </property>
   <property name="text">
    <string/>
   </property>
   <property name="alignment">
    <set>Qt::AlignCenter</set>
   </property>
  </widget>
  <widget class="QLineEdit" name="te2LE">
   <property name="enabled">
    <bool>true</bool>
   </property>
   <property name="geometry">
    <rect>
     <x>560</x>
     <y>80</y>
     <width>71</width>
     <height>21</height>
    </rect>
   </property>
   <property name="text">
    <string/>
   </property>
   <property name="alignment">
    <set>Qt::AlignCenter</set>
   </property>
  </widget>
  <widget class="QLineEdit" name="te3LE">
   <property name="enabled">
    <bool>true</bool>
   </property>
   <property name="geometry">
    <rect>
     <x>560</x>
     <y>110</y>
     <width>71</width>
     <height>21</height>
    </rect>
   </property>
   <property name="text">
    <string/>
   </property>
   <property name="alignment">
    <set>Qt::AlignCenter</set>
   </property>
  </widget>
  <widget class="QLineEdit" name="te4LE">
   <property name="enabled">
    <bool>true</bool>
   </property>
   <property name="geometry">
    <rect>
     <x>560</x>
     <y>140</y>
     <width>71</width>
     <height>21</height>
    </rect>
   </property>
   <property name="text">
    <string/>
   </property>
   <property name="alignment">
    <set>Qt::AlignCenter</set>
   </property>
  </widget>
  <widget class="QLineEdit" name="te5LE">
   <property name="enabled">
    <bool>true</bool>
   </property>
   <property name="geometry">
    <rect>
     <x>560</x>
     <y>170</y>
     <width>71</width>
     <height>21</height>
    </rect>
   </property>
   <property name="text">
    <string/>
   </property>
   <property name="alignment">
    <set>Qt::AlignCenter</set>
   </property>
  </widget>
  <zorder>LB52</zorder>
  <zorder>LB42</zorder>
  <zorder>LB32</zorder>
  <zorder>LB12</zorder>
  <zorder>LB22</zorder>
  <zorder>LB11</zorder>
  <zorder>snLB</zorder>
  <zorder>LatLB</zorder>
  <zorder>genButton</zorder>
  <zorder>quitButton</zorder>
  <zorder>th1LB</zorder>
  <zorder>sta1LE</zorder>
  <zorder>th2LB</zorder>
  <zorder>LB13</zorder>
  <zorder>lw1LE</zorder>
  <zorder>LB14</zorder>
  <zorder>th11LE</zorder>
  <zorder>LB15</zorder>
  <zorder>th21LE</zorder>
  <zorder>fwLB</zorder>
  <zorder>fw1LE</zorder>
  <zorder>LB25</zorder>
  <zorder>LB24</zorder>
  <zorder>th12LE</zorder>
  <zorder>fw2LE</zorder>
  <zorder>th22LE</zorder>
  <zorder>LB23</zorder>
  <zorder>LB21</zorder>
  <zorder>sta2LE</zorder>
  <zorder>lw2LE</zorder>
  <zorder>LB35</zorder>
  <zorder>LB34</zorder>
  <zorder>th13LE</zorder>
  <zorder>fw3LE</zorder>
  <zorder>th23LE</zorder>
  <zorder>LB33</zorder>
  <zorder>LB31</zorder>
  <zorder>sta3LE</zorder>
  <zorder>lw3LE</zorder>
  <zorder>LB45</zorder>
  <zorder>LB44</zorder>
  <zorder>th14LE</zorder>
  <zorder>fw4LE</zorder>
  <zorder>th24LE</zorder>
  <zorder>LB43</zorder>
  <zorder>LB41</zorder>
  <zorder>sta4LE</zorder>
  <zorder>lw4LE</zorder>
  <zorder>LB55</zorder>
  <zorder>LB54</zorder>
  <zorder>th15LE</zorder>
  <zorder>fw5LE</zorder>
  <zorder>th25LE</zorder>
  <zorder>LB53</zorder>
  <zorder>LB51</zorder>
  <zorder>sta5LE</zorder>
  <zorder>lw5LE</zorder>
  <zorder>th2LB_2</zorder>
  <zorder>LB16</zorder>
  <zorder>LB26</zorder>
  <zorder>LB36</zorder>
  <zorder>LB46</zorder>
  <zorder>LB56</zorder>
  <zorder>te1LE</zorder>
  <zorder>te2LE</zorder>
  <zorder>te3LE</zorder>
  <zorder>te4LE</zorder>
  <zorder>te5LE</zorder>
 </widget>
 <layoutdefault spacing="6" margin="11"/>
 <tabstops>
  <tabstop>sta1LE</tabstop>
  <tabstop>fw1LE</tabstop>
  <tabstop>lw1LE</tabstop>
  <tabstop>th11LE</tabstop>
  <tabstop>th21LE</tabstop>
  <tabstop>te1LE</tabstop>
  <tabstop>sta2LE</tabstop>
  <tabstop>fw2LE</tabstop>
  <tabstop>lw2LE</tabstop>
  <tabstop>th12LE</tabstop>
  <tabstop>th22LE</tabstop>
  <tabstop>te2LE</tabstop>
  <tabstop>sta3LE</tabstop>
  <tabstop>fw3LE</tabstop>
  <tabstop>lw3LE</tabstop>
  <tabstop>th13LE</tabstop>
  <tabstop>th23LE</tabstop>
  <tabstop>te3LE</tabstop>
  <tabstop>sta4LE</tabstop>
  <tabstop>fw4LE</tabstop>
  <tabstop>lw4LE</tabstop>
  <tabstop>th14LE</tabstop>
  <tabstop>th24LE</tabstop>
  <tabstop>te4LE</tabstop>
  <tabstop>sta5LE</tabstop>
  <tabstop>fw5LE</tabstop>
  <tabstop>lw5LE</tabstop>
  <tabstop>th15LE</tabstop>
  <tabstop>th25LE</tabstop>
  <tabstop>te5LE</tabstop>
  <tabstop>genButton</tabstop>
  <tabstop>quitButton</tabstop>
 </tabstops>
 <resources/>
 <connections/>
</ui>
